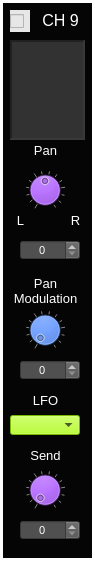
  <widget class="CustomFrame" name="frame_MixerChannel_9">
   <property name="geometry">
    <rect>
     <x>810</x>
     <y>10</y>
     <width>95</width>
     <height>561</height>
    </rect>
   </property>
   <property name="styleSheet">
    <string notr="true">background-color: rgb(5, 5, 5);
color: rgb(255, 255, 255);</string>
   </property>
   <property name="frameShape">
    <enum>QFrame::Panel</enum>
   </property>
   <property name="frameShadow">
    <enum>QFrame::Plain</enum>
   </property>
   <property name="lineWidth">
    <number>3</number>
   </property>
   <property name="midLineWidth">
    <number>1</number>
   </property>
   <widget class="QLabel" name="label_ADSRtitle_9">
    <property name="geometry">
     <rect>
      <x>40</x>
      <y>10</y>
      <width>41</width>
      <height>20</height>
     </rect>
    </property>
    <property name="font">
     <font>
      <pointsize>12</pointsize>
     </font>
    </property>
    <property name="styleSheet">
     <string notr="true">color: rgb(255, 255, 255);</string>
    </property>
    <property name="text">
     <string>CH 9</string>
    </property>
    <property name="alignment">
     <set>Qt::AlignCenter</set>
    </property>
   </widget>
   <widget class="QTextEdit" name="textEdit_MixerChanText_9">
    <property name="geometry">
     <rect>
      <x>10</x>
      <y>40</y>
      <width>75</width>
      <height>100</height>
     </rect>
    </property>
    <property name="focusPolicy">
     <enum>Qt::NoFocus</enum>
    </property>
    <property name="styleSheet">
     <string notr="true">background-color: rgb(50,50,50);</string>
    </property>
    <property name="frameShape">
     <enum>QFrame::Panel</enum>
    </property>
    <property name="lineWidth">
     <number>2</number>
    </property>
    <property name="midLineWidth">
     <number>2</number>
    </property>
    <property name="readOnly">
     <bool>true</bool>
    </property>
   </widget>
   <widget class="QLabel" name="label_176">
    <property name="geometry">
     <rect>
      <x>25</x>
      <y>140</y>
      <width>41</width>
      <height>21</height>
     </rect>
    </property>
    <property name="font">
     <font>
      <pointsize>10</pointsize>
     </font>
    </property>
    <property name="styleSheet">
     <string notr="true">color: rgb(255, 255, 255);</string>
    </property>
    <property name="text">
     <string>Pan</string>
    </property>
    <property name="alignment">
     <set>Qt::AlignCenter</set>
    </property>
   </widget>
   <widget class="CustomDial" name="dial_MixerChPan_9">
    <property name="geometry">
     <rect>
      <x>25</x>
      <y>170</y>
      <width>40</width>
      <height>40</height>
     </rect>
    </property>
    <property name="focusPolicy">
     <enum>Qt::NoFocus</enum>
    </property>
    <property name="styleSheet">
     <string notr="true">background-color: rgb(170, 85, 255);</string>
    </property>
    <property name="minimum">
     <number>0</number>
    </property>
    <property name="maximum">
     <number>100</number>
    </property>
    <property name="value">
     <number>50</number>
    </property>
    <property name="wrapping">
     <bool>false</bool>
    </property>
    <property name="notchTarget">
     <double>8.000000000000000</double>
    </property>
    <property name="notchesVisible">
     <bool>true</bool>
    </property>
   </widget>
   <widget class="QLabel" name="label_177">
    <property name="geometry">
     <rect>
      <x>10</x>
      <y>210</y>
      <width>21</width>
      <height>21</height>
     </rect>
    </property>
    <property name="font">
     <font>
      <pointsize>10</pointsize>
     </font>
    </property>
    <property name="styleSheet">
     <string notr="true">color: rgb(255, 255, 255);</string>
    </property>
    <property name="text">
     <string>L</string>
    </property>
    <property name="alignment">
     <set>Qt::AlignCenter</set>
    </property>
   </widget>
   <widget class="QLabel" name="label_178">
    <property name="geometry">
     <rect>
      <x>65</x>
      <y>210</y>
      <width>21</width>
      <height>21</height>
     </rect>
    </property>
    <property name="font">
     <font>
      <pointsize>10</pointsize>
     </font>
    </property>
    <property name="styleSheet">
     <string notr="true">color: rgb(255, 255, 255);</string>
    </property>
    <property name="text">
     <string>R</string>
    </property>
    <property name="alignment">
     <set>Qt::AlignCenter</set>
    </property>
   </widget>
   <widget class="QLabel" name="label_179">
    <property name="geometry">
     <rect>
      <x>10</x>
      <y>270</y>
      <width>71</width>
      <height>41</height>
     </rect>
    </property>
    <property name="font">
     <font>
      <pointsize>10</pointsize>
     </font>
    </property>
    <property name="styleSheet">
     <string notr="true">color: rgb(255, 255, 255);</string>
    </property>
    <property name="text">
     <string>Pan
Modulation</string>
    </property>
    <property name="alignment">
     <set>Qt::AlignCenter</set>
    </property>
   </widget>
   <widget class="QLabel" name="label_180">
    <property name="geometry">
     <rect>
      <x>25</x>
      <y>445</y>
      <width>41</width>
      <height>21</height>
     </rect>
    </property>
    <property name="font">
     <font>
      <pointsize>10</pointsize>
     </font>
    </property>
    <property name="styleSheet">
     <string notr="true">color: rgb(255, 255, 255);</string>
    </property>
    <property name="text">
     <string>Send</string>
    </property>
    <property name="alignment">
     <set>Qt::AlignCenter</set>
    </property>
   </widget>
   <widget class="CustomDial" name="dial_MixerChSend_9">
    <property name="geometry">
     <rect>
      <x>25</x>
      <y>470</y>
      <width>40</width>
      <height>40</height>
     </rect>
    </property>
    <property name="focusPolicy">
     <enum>Qt::NoFocus</enum>
    </property>
    <property name="styleSheet">
     <string notr="true">background-color: rgb(170, 85, 255);</string>
    </property>
    <property name="maximum">
     <number>100</number>
    </property>
    <property name="value">
     <number>0</number>
    </property>
    <property name="wrapping">
     <bool>false</bool>
    </property>
    <property name="notchTarget">
     <double>8.000000000000000</double>
    </property>
    <property name="notchesVisible">
     <bool>true</bool>
    </property>
   </widget>
   <widget class="CustomComboBox" name="comboBox_MixerChPanModLfo_9">
    <property name="geometry">
     <rect>
      <x>10</x>
      <y>415</y>
      <width>70</width>
      <height>20</height>
     </rect>
    </property>
    <property name="font">
     <font>
      <pointsize>8</pointsize>
     </font>
    </property>
    <property name="focusPolicy">
     <enum>Qt::NoFocus</enum>
    </property>
    <property name="styleSheet">
     <string notr="true">selection-background-color: rgb(255, 0, 0);
color: rgb(0,0,0);
border-color: rgb(0, 0, 0);
background-color: rgb(170, 255, 0);
</string>
    </property>
    <property name="currentText">
     <string/>
    </property>
    <property name="currentIndex">
     <number>-1</number>
    </property>
    <property name="maxVisibleItems">
     <number>4</number>
    </property>
   </widget>
   <widget class="QLabel" name="label_104">
    <property name="geometry">
     <rect>
      <x>20</x>
      <y>390</y>
      <width>51</width>
      <height>21</height>
     </rect>
    </property>
    <property name="font">
     <font>
      <pointsize>10</pointsize>
     </font>
    </property>
    <property name="styleSheet">
     <string notr="true">color: rgb(255, 255, 255);</string>
    </property>
    <property name="text">
     <string>LFO</string>
    </property>
    <property name="alignment">
     <set>Qt::AlignCenter</set>
    </property>
   </widget>
   <widget class="CustomDial" name="dial_MixerChPanModLevel_9">
    <property name="geometry">
     <rect>
      <x>25</x>
      <y>310</y>
      <width>40</width>
      <height>40</height>
     </rect>
    </property>
    <property name="focusPolicy">
     <enum>Qt::NoFocus</enum>
    </property>
    <property name="styleSheet">
     <string notr="true">background-color: rgb(0, 85, 255);</string>
    </property>
    <property name="minimum">
     <number>0</number>
    </property>
    <property name="maximum">
     <number>100</number>
    </property>
    <property name="value">
     <number>0</number>
    </property>
    <property name="wrapping">
     <bool>false</bool>
    </property>
    <property name="notchTarget">
     <double>8.000000000000000</double>
    </property>
    <property name="notchesVisible">
     <bool>true</bool>
    </property>
   </widget>
   <widget class="QSpinBox" name="spinBox_MixerChPanModLevel_9">
    <property name="geometry">
     <rect>
      <x>20</x>
      <y>360</y>
      <width>60</width>
      <height>20</height>
     </rect>
    </property>
    <property name="font">
     <font>
      <pointsize>8</pointsize>
     </font>
    </property>
    <property name="focusPolicy">
     <enum>Qt::NoFocus</enum>
    </property>
    <property name="styleSheet">
     <string notr="true">background-color: rgb(80,80,80);
color: rgb(255, 255, 255);</string>
    </property>
    <property name="alignment">
     <set>Qt::AlignCenter</set>
    </property>
    <property name="readOnly">
     <bool>false</bool>
    </property>
    <property name="accelerated">
     <bool>true</bool>
    </property>
    <property name="maximum">
     <number>100</number>
    </property>
    <property name="value">
     <number>0</number>
    </property>
   </widget>
   <widget class="CustomCheckBox" name="checkBox_MixerChanActivity_9">
    <property name="geometry">
     <rect>
      <x>10</x>
      <y>10</y>
      <width>20</width>
      <height>22</height>
     </rect>
    </property>
    <property name="font">
     <font>
      <pointsize>12</pointsize>
     </font>
    </property>
    <property name="focusPolicy">
     <enum>Qt::NoFocus</enum>
    </property>
    <property name="styleSheet">
     <string notr="true">background-color: rgb(231, 231, 231);</string>
    </property>
    <property name="text">
     <string/>
    </property>
    <property name="checkable">
     <bool>true</bool>
    </property>
   </widget>
   <widget class="QSpinBox" name="spinBox_MixerChPan_9">
    <property name="geometry">
     <rect>
      <x>20</x>
      <y>240</y>
      <width>60</width>
      <height>20</height>
     </rect>
    </property>
    <property name="font">
     <font>
      <pointsize>8</pointsize>
     </font>
    </property>
    <property name="focusPolicy">
     <enum>Qt::NoFocus</enum>
    </property>
    <property name="styleSheet">
     <string notr="true">background-color: rgb(80,80,80);
color: rgb(255, 255, 255);</string>
    </property>
    <property name="alignment">
     <set>Qt::AlignCenter</set>
    </property>
    <property name="readOnly">
     <bool>false</bool>
    </property>
    <property name="accelerated">
     <bool>true</bool>
    </property>
    <property name="maximum">
     <number>100</number>
    </property>
    <property name="value">
     <number>0</number>
    </property>
   </widget>
   <widget class="QSpinBox" name="spinBox_MixerChSend_9">
    <property name="geometry">
     <rect>
      <x>20</x>
      <y>520</y>
      <width>60</width>
      <height>20</height>
     </rect>
    </property>
    <property name="font">
     <font>
      <pointsize>8</pointsize>
     </font>
    </property>
    <property name="focusPolicy">
     <enum>Qt::NoFocus</enum>
    </property>
    <property name="styleSheet">
     <string notr="true">background-color: rgb(80,80,80);
color: rgb(255, 255, 255);</string>
    </property>
    <property name="alignment">
     <set>Qt::AlignCenter</set>
    </property>
    <property name="readOnly">
     <bool>false</bool>
    </property>
    <property name="accelerated">
     <bool>true</bool>
    </property>
    <property name="maximum">
     <number>100</number>
    </property>
    <property name="value">
     <number>0</number>
    </property>
   </widget>
  </widget>
